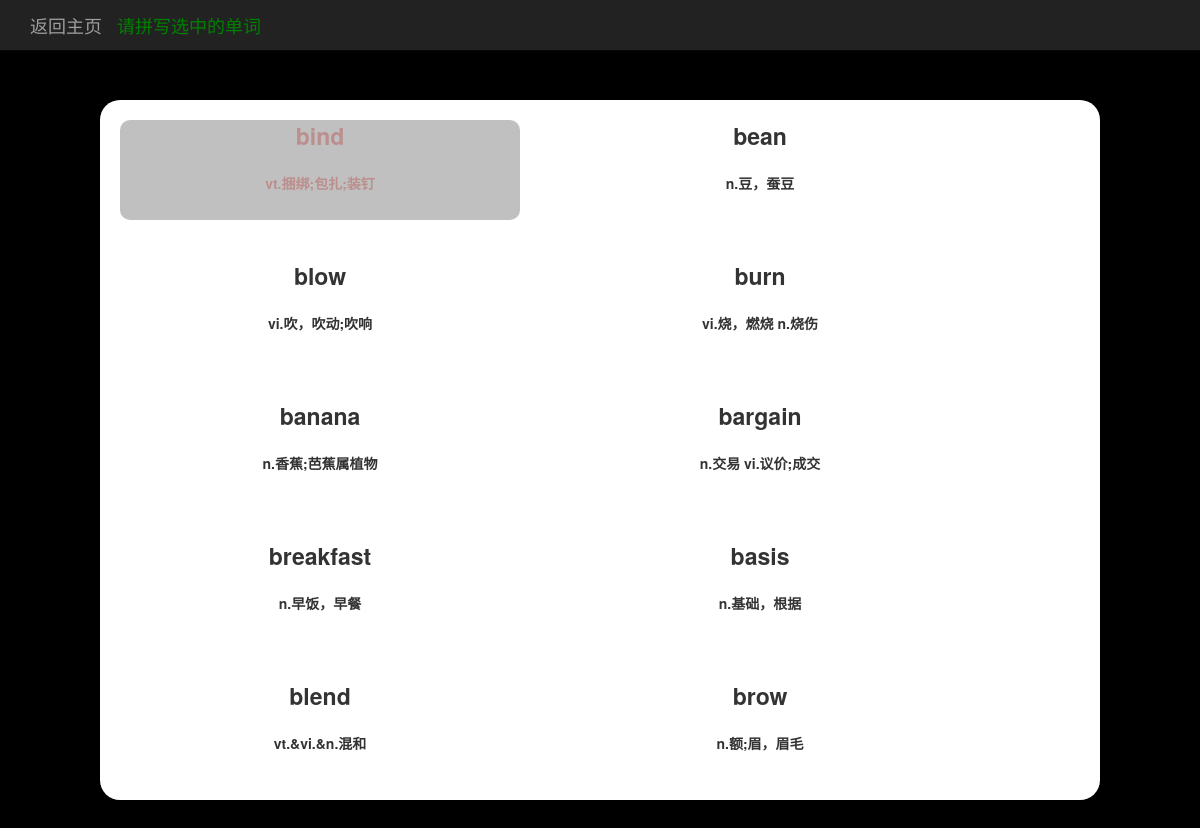
The app's page /train/level_one/B/CET4 (signed in) with its own data.
### train/models.py (models this page shows, shortened)
class Word(models.Model):
    word_db_type = models.ForeignKey(WordDbType, on_delete=models.DO_NOTHING)
    first_letter = models.CharField(max_length=50)
    english = models.CharField(max_length=50)
    phonetic_symbol = models.CharField(max_length=50)
    chinese = models.TextField()

### train/views.py (the view)
# urls.py: path('level_one/<str:first_letter>/<str:word_type_type_name>', views.word_train, name='word_train'),
@login_required(login_url='home')
def word_train(request, first_letter, word_type_type_name):
    word_type = get_object_or_404(WordDbType, type_name=word_type_type_name)
    first_letter_list = list(Word.objects.filter(first_letter=first_letter, word_db_type=word_type))  # 获得塞选出来的单词表
    user_words = list(UserWord.objects.filter(player=request.user, english__in=first_letter_list))  # 获得塞选出来的用户的单词表
    for word in user_words:
        if word.english in first_letter_list:
            first_letter_list.remove(word.english)
    word_count = len(first_letter_list)
    word_list = []
    if word_count > 10:
        for i in range(0, 10):
            word_list.append(first_letter_list.pop(random.choice(range(0, len(first_letter_list)))))
    elif word_count > 0:
        word_list = first_letter_list  # 小于或等于10个直接取单词数组
    else:
        return redirect('band_with_type', word_type.pk)
    context = {}
    context['english'] = []
    context['chinese'] = []
    context['word_pk'] = []
    context['words'] = word_list
    context['word_type'] = word_type
    for word in context['words']:
        context['english'].append(word.english)
        context['chinese'].append(word.chinese)
        context['word_pk'].append(word.pk)
    return render(request, 'train/eng.html', context)

### train/models.py (called while the page is built)
    def __str__(self):
        return self.type_name

### train/templates/train/eng.html (shortened to what this page needs)
{% load staticfiles %}
<!DOCTYPE html>
<html lang="zh">
<head>
    <link rel="stylesheet" type="text/css" href="{% static 'bootstrap-3.3.7/css/bootstrap.min.css' %}">
    <link rel="stylesheet" type="text/css" href="{% static 'train/train.css' %}">
</head>
<body class="level_one">
    <nav class="navbar navbar-inverse navbar-fixed-top">
      <div class="container">
        <div class="navbar-header">
          <a class="navbar-brand" href="{% url 'band_with_type' word_type.pk %}">返回主页</a>
          <div class="navbar-brand" style="color: green;">请拼写选中的单词</div>
        </div>
        <div id="navbar" class="navbar-collapse collapse">
        </div>
      </div>
    </nav>
    <div class='wordBoard'>
        {% for word in words %}
            <div id='W1{{ forloop.counter }}' data-finish='false' class='wordPlace' data-last='{% if forloop.last %}true{% else %}false{% endif %}'>
                <div id='WE1{{ forloop.counter }}'>
                    {% for i in word.english %}<span id='W1{{ forloop.parentloop.counter }}C{{ forloop.counter }}' data-last='{% if forloop.last %}true{% else %}false{% endif %}'>{{ i }}</span>{% endfor %}
                </div>
                <br>
                <div id='WC1{{ forloop.counter }}'>{{ word.chinese }}</div>
            </div>
        {% endfor %}
    </div>
</body>
</html>

### train/static/train/train.css (style rules this page uses)
.level_one { background: black; }
span { font-size: 23px; transition:0.3s ease; }
.wordBoard { width: 1000px; height: 700px; margin: 100px auto; background: #ffffff; border-radius: 20px; }
.selectWord { color: #BC8F8F; background: #C0C0C0; border-radius: 10px; }
.wordPlace { float: left; width: 400px; height: 100px; margin: 20px; text-align: center; font-weight: bold; border-radius: 10px; }
body { -webkit-user-select:none; -moz-user-select:none; -ms-user-select:none; user-select:none; }

### records on screen
Word: english "b" "i" "n" "d", chinese "vt.捆绑;包扎;装钉"
Word: english "b" "e" "a" "n", chinese "n.豆，蚕豆"
Word: english "b" "l" "o" "w", chinese "vi.吹，吹动;吹响"
Word: english "b" "u" "r" "n", chinese "vi.烧，燃烧 n.烧伤"
Word: english "b" "a" "n" "a" "n" "a", chinese "n.香蕉;芭蕉属植物"
Word: english "b" "a" "r" "g" "a" "i" "n", chinese "n.交易 vi.议价;成交"
Word: english "b" "r" "e" "a" "k" "f" "a" "s" "t", chinese "n.早饭，早餐"
Word: english "b" "a" "s" "i" "s", chinese "n.基础，根据"
Word: english "b" "l" "e" "n" "d", chinese "vt.&vi.&n.混和"
Word: english "b" "r" "o" "w", chinese "n.额;眉，眉毛"
